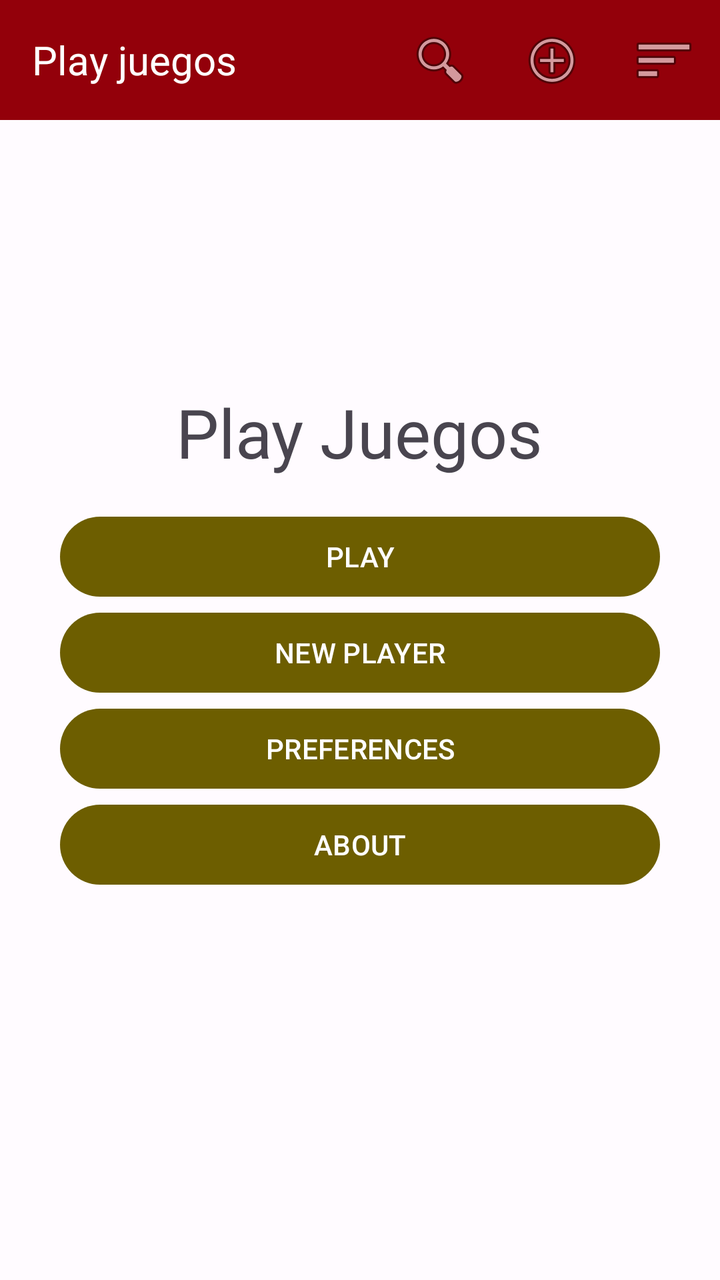
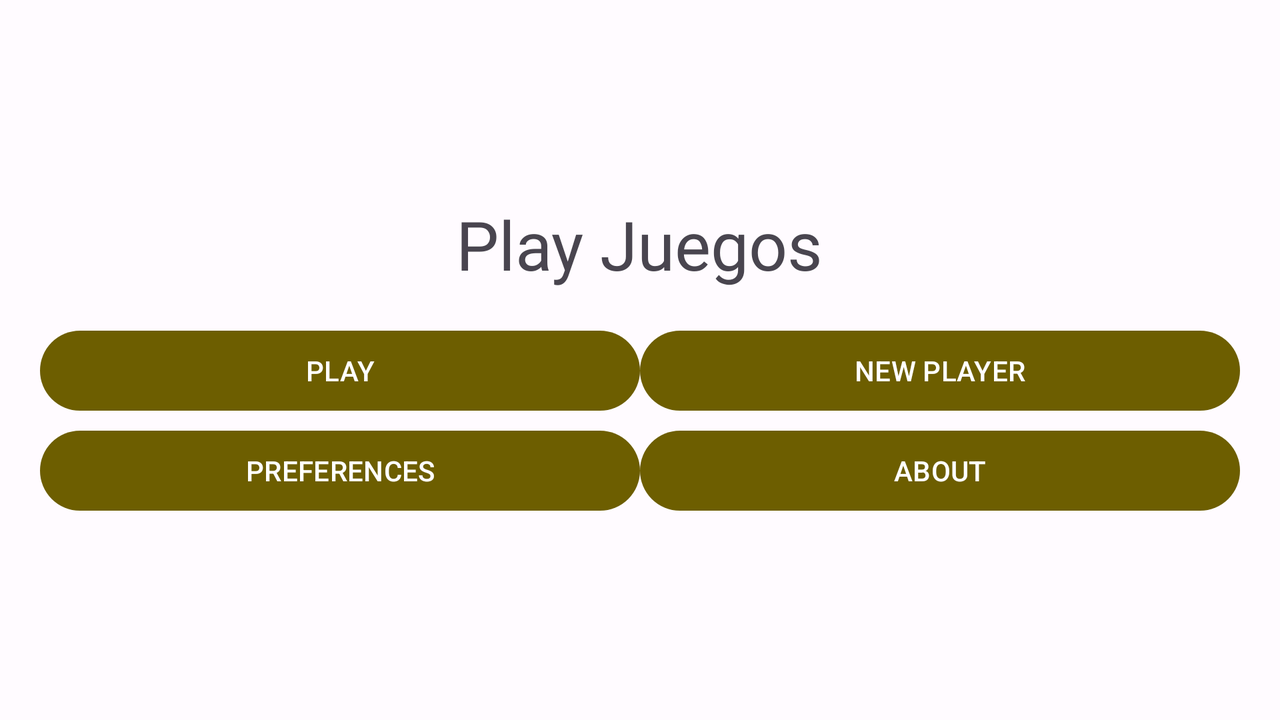

First picture: res/layout/ on a phone held upright. Second picture: the repository's own variant of that layout, on a device whose configuration matches the variant's folder. Source for both follows.
<!-- AndroidManifest.xml: application theme tema -->
<!-- res/layout/activity_main.xml -->
<?xml version="1.0" encoding="utf-8"?>
<androidx.constraintlayout.widget.ConstraintLayout
    xmlns:android="http://schemas.android.com/apk/res/android"
    xmlns:app="http://schemas.android.com/apk/res-auto"
    xmlns:tools="http://schemas.android.com/tools"
    android:layout_width="match_parent"
    android:layout_height="match_parent"
    tools:context=".MainActivity">

    <androidx.appcompat.widget.Toolbar
        android:id="@+id/toolbar"
        android:layout_width="0dp"
        android:layout_height="wrap_content"
        android:background="@color/md_theme_dark_errorContainer"
        android:minHeight="60dp"
        app:layout_constraintEnd_toEndOf="parent"
        app:layout_constraintStart_toStartOf="parent"
        app:layout_constraintTop_toTopOf="parent">

        <TextView
            android:layout_width="wrap_content"
            android:layout_height="wrap_content"
            android:text="Play juegos"
            android:textColor="#FFFFFF"
            android:textSize="20dp" />

        <ImageButton
            android:id="@+id/opciones"
            android:layout_width="wrap_content"
            android:layout_height="wrap_content"
            android:backgroundTint="#00FFFFFF"
            app:srcCompat="@android:drawable/ic_menu_sort_by_size"
            android:layout_gravity="end" />

        <ImageButton
            android:id="@+id/imageButton"
            android:layout_width="wrap_content"
            android:layout_height="wrap_content"
            android:backgroundTint="#00FFFFFF"
            app:srcCompat="@android:drawable/ic_menu_add"
            android:layout_gravity="end" />

        <ImageButton
            android:id="@+id/imageButton3"
            android:layout_width="wrap_content"
            android:layout_height="wrap_content"
            android:backgroundTint="#00FFFFFF"
            app:srcCompat="@android:drawable/ic_menu_search"
            android:layout_gravity="end" />

    </androidx.appcompat.widget.Toolbar>

    <LinearLayout
        android:layout_width="match_parent"
        android:layout_height="match_parent"
        android:orientation="vertical"
        android:gravity="center"
        >

        <TextView
            android:id="@+id/textView"
            android:layout_width="wrap_content"
            android:layout_height="61dp"
            android:fontFamily="@font/courgetteregular"
            android:text="Play Juegos"
            android:textSize="34sp"
            app:layout_constraintStart_toStartOf="parent"
            app:layout_constraintEnd_toEndOf="parent"
            app:layout_constraintTop_toBottomOf="@id/toolbar"
            />

        <com.google.android.material.button.MaterialButton
            android:id="@+id/play"
            android:layout_width="300dip"
            android:layout_height="wrap_content"
            android:text="PLAY"
            app:layout_constraintTop_toBottomOf="@id/textView"
            app:layout_constraintStart_toStartOf="parent"
            app:layout_constraintEnd_toEndOf="parent" />

        <com.google.android.material.button.MaterialButton
            android:id="@+id/newPlayer"
            android:layout_width="300dip"
            android:layout_height="wrap_content"
            android:text="NEW PLAYER"
            app:layout_constraintTop_toBottomOf="@id/play"
            app:layout_constraintStart_toStartOf="parent"
            app:layout_constraintEnd_toEndOf="parent" />

        <com.google.android.material.button.MaterialButton
            android:id="@+id/preferences"
            android:layout_width="300dip"
            android:layout_height="wrap_content"
            android:text="PREFERENCES"
            app:layout_constraintTop_toBottomOf="@id/newPlayer"
            app:layout_constraintStart_toStartOf="parent"
            app:layout_constraintEnd_toEndOf="parent" />

        <com.google.android.material.button.MaterialButton
            android:id="@+id/about"
            android:layout_width="300dip"
            android:layout_height="wrap_content"
            android:text="ABOUT"
            app:layout_constraintTop_toBottomOf="@id/preferences"
            app:layout_constraintStart_toStartOf="parent"
            app:layout_constraintEnd_toEndOf="parent" />

    </LinearLayout>


</androidx.constraintlayout.widget.ConstraintLayout>
<!-- resources referenced by this layout -->
<resources>
  <color name="md_theme_dark_errorContainer">#93000A</color>
  <style name="tema" parent="Theme.Material3.Light.NoActionBar">
          <item name="colorPrimary">@color/md_theme_light_primary</item>
          <item name="colorOnPrimary">@color/md_theme_light_onPrimary</item>
          <item name="colorPrimaryContainer">@color/md_theme_light_primaryContainer</item>
          <item name="colorOnPrimaryContainer">@color/md_theme_light_onPrimaryContainer</item>
          <item name="colorSecondary">@color/md_theme_light_secondary</item>
          <item name="colorOnSecondary">@color/md_theme_light_onSecondary</item>
          <item name="colorSecondaryContainer">@color/md_theme_light_secondaryContainer</item>
          <item name="colorOnSecondaryContainer">@color/md_theme_light_onSecondaryContainer</item>
          <item name="colorTertiary">@color/md_theme_light_tertiary</item>
          <item name="colorOnTertiary">@color/md_theme_light_onTertiary</item>
          <item name="colorTertiaryContainer">@color/md_theme_light_tertiaryContainer</item>
          <item name="colorOnTertiaryContainer">@color/md_theme_light_onTertiaryContainer</item>
          <item name="colorError">@color/md_theme_light_error</item>
          <item name="colorErrorContainer">@color/md_theme_light_errorContainer</item>
          <item name="colorOnError">@color/md_theme_light_onError</item>
          <item name="colorOnErrorContainer">@color/md_theme_light_onErrorContainer</item>
          <item name="android:colorBackground">@color/md_theme_light_background</item>
          <item name="colorOnBackground">@color/md_theme_light_onBackground</item>
          <item name="colorSurface">@color/md_theme_light_surface</item>
          <item name="colorOnSurface">@color/md_theme_light_onSurface</item>
          <item name="colorSurfaceVariant">@color/md_theme_light_surfaceVariant</item>
          <item name="colorOnSurfaceVariant">@color/md_theme_light_onSurfaceVariant</item>
          <item name="colorOutline">@color/md_theme_light_outline</item>
          <item name="colorOnSurfaceInverse">@color/md_theme_light_inverseOnSurface</item>
          <item name="colorSurfaceInverse">@color/md_theme_light_inverseSurface</item>
          <item name="colorPrimaryInverse">@color/md_theme_light_inversePrimary</item>
      </style>
  <color name="md_theme_light_primary">#6D5E00</color>
  <color name="md_theme_light_onPrimary">#FFFFFF</color>
  <color name="md_theme_light_primaryContainer">#FCE365</color>
  <color name="md_theme_light_onPrimaryContainer">#211B00</color>
  <color name="md_theme_light_secondary">#655E40</color>
  <color name="md_theme_light_onSecondary">#FFFFFF</color>
  <color name="md_theme_light_secondaryContainer">#EDE2BC</color>
  <color name="md_theme_light_onSecondaryContainer">#201C04</color>
  <color name="md_theme_light_tertiary">#42664F</color>
  <color name="md_theme_light_onTertiary">#FFFFFF</color>
  <color name="md_theme_light_tertiaryContainer">#C4ECCF</color>
  <color name="md_theme_light_onTertiaryContainer">#002110</color>
  <color name="md_theme_light_error">#BA1A1A</color>
  <color name="md_theme_light_errorContainer">#FFDAD6</color>
  <color name="md_theme_light_onError">#FFFFFF</color>
  <color name="md_theme_light_onErrorContainer">#410002</color>
  <color name="md_theme_light_background">#FFFBFF</color>
  <color name="md_theme_light_onBackground">#1D1B16</color>
  <color name="md_theme_light_surface">#FFFBFF</color>
  <color name="md_theme_light_onSurface">#1D1B16</color>
  <color name="md_theme_light_surfaceVariant">#E9E2D0</color>
  <color name="md_theme_light_onSurfaceVariant">#4A4739</color>
  <color name="md_theme_light_outline">#7C7768</color>
  <color name="md_theme_light_inverseOnSurface">#F6F0E7</color>
  <color name="md_theme_light_inverseSurface">#32302A</color>
  <color name="md_theme_light_inversePrimary">#DEC64C</color>
</resources>
<!-- res/layout-land/activity_main.xml (the repository's variant of the layout above) -->
<!-- drawn on the phone turned sideways -->
<?xml version="1.0" encoding="utf-8"?>
<LinearLayout xmlns:android="http://schemas.android.com/apk/res/android"
    xmlns:app="http://schemas.android.com/apk/res-auto"
    xmlns:tools="http://schemas.android.com/tools"
    android:layout_width="match_parent"
    android:orientation="vertical"
    android:layout_height="match_parent"
    tools:context=".MainActivity"
    android:gravity="center">

    <TextView
        android:id="@+id/textView"
        android:layout_width="wrap_content"
        android:layout_height="61dp"
        android:fontFamily="@font/courgetteregular"
        android:text="Play Juegos"
        android:textSize="34sp"
        app:layout_constraintBottom_toBottomOf="parent"
        app:layout_constraintEnd_toEndOf="parent"
        app:layout_constraintStart_toStartOf="parent"
        app:layout_constraintTop_toTopOf="parent" />

    <LinearLayout
        android:layout_width="match_parent"
        android:layout_height="50dp"
        android:orientation="horizontal"
        android:gravity="center">

        <Button
            android:id="@+id/button"
            android:layout_width="300dip"
            android:layout_height="wrap_content"
            android:text="PLAY" />

        <Button
            android:id="@+id/newPlayer"
            android:layout_width="300dip"
            android:layout_height="wrap_content"
            android:text="NEW PLAYER" />
    </LinearLayout>

    <LinearLayout
        android:layout_width="match_parent"
        android:layout_height="50dp"
        android:orientation="horizontal"
        android:gravity="center">

        <Button
            android:id="@+id/button3"
            android:layout_width="300dip"
            android:layout_height="wrap_content"
            android:text="PREFERENCES" />

        <Button
            android:id="@+id/button4"
            android:layout_width="300dip"
            android:layout_height="wrap_content"
            android:text="ABOUT" />
    </LinearLayout>

</LinearLayout>
<!-- resources referenced by the variant -->
<!-- as the phone turned sideways resolves them -->
<resources>
  <style name="tema" parent="Theme.Material3.Light.NoActionBar">
          <item name="colorPrimary">@color/md_theme_light_primary</item>
          <item name="colorOnPrimary">@color/md_theme_light_onPrimary</item>
          <item name="colorPrimaryContainer">@color/md_theme_light_primaryContainer</item>
          <item name="colorOnPrimaryContainer">@color/md_theme_light_onPrimaryContainer</item>
          <item name="colorSecondary">@color/md_theme_light_secondary</item>
          <item name="colorOnSecondary">@color/md_theme_light_onSecondary</item>
          <item name="colorSecondaryContainer">@color/md_theme_light_secondaryContainer</item>
          <item name="colorOnSecondaryContainer">@color/md_theme_light_onSecondaryContainer</item>
          <item name="colorTertiary">@color/md_theme_light_tertiary</item>
          <item name="colorOnTertiary">@color/md_theme_light_onTertiary</item>
          <item name="colorTertiaryContainer">@color/md_theme_light_tertiaryContainer</item>
          <item name="colorOnTertiaryContainer">@color/md_theme_light_onTertiaryContainer</item>
          <item name="colorError">@color/md_theme_light_error</item>
          <item name="colorErrorContainer">@color/md_theme_light_errorContainer</item>
          <item name="colorOnError">@color/md_theme_light_onError</item>
          <item name="colorOnErrorContainer">@color/md_theme_light_onErrorContainer</item>
          <item name="android:colorBackground">@color/md_theme_light_background</item>
          <item name="colorOnBackground">@color/md_theme_light_onBackground</item>
          <item name="colorSurface">@color/md_theme_light_surface</item>
          <item name="colorOnSurface">@color/md_theme_light_onSurface</item>
          <item name="colorSurfaceVariant">@color/md_theme_light_surfaceVariant</item>
          <item name="colorOnSurfaceVariant">@color/md_theme_light_onSurfaceVariant</item>
          <item name="colorOutline">@color/md_theme_light_outline</item>
          <item name="colorOnSurfaceInverse">@color/md_theme_light_inverseOnSurface</item>
          <item name="colorSurfaceInverse">@color/md_theme_light_inverseSurface</item>
          <item name="colorPrimaryInverse">@color/md_theme_light_inversePrimary</item>
      </style>
  <color name="md_theme_light_primary">#6D5E00</color>
  <color name="md_theme_light_onPrimary">#FFFFFF</color>
  <color name="md_theme_light_primaryContainer">#FCE365</color>
  <color name="md_theme_light_onPrimaryContainer">#211B00</color>
  <color name="md_theme_light_secondary">#655E40</color>
  <color name="md_theme_light_onSecondary">#FFFFFF</color>
  <color name="md_theme_light_secondaryContainer">#EDE2BC</color>
  <color name="md_theme_light_onSecondaryContainer">#201C04</color>
  <color name="md_theme_light_tertiary">#42664F</color>
  <color name="md_theme_light_onTertiary">#FFFFFF</color>
  <color name="md_theme_light_tertiaryContainer">#C4ECCF</color>
  <color name="md_theme_light_onTertiaryContainer">#002110</color>
  <color name="md_theme_light_error">#BA1A1A</color>
  <color name="md_theme_light_errorContainer">#FFDAD6</color>
  <color name="md_theme_light_onError">#FFFFFF</color>
  <color name="md_theme_light_onErrorContainer">#410002</color>
  <color name="md_theme_light_background">#FFFBFF</color>
  <color name="md_theme_light_onBackground">#1D1B16</color>
  <color name="md_theme_light_surface">#FFFBFF</color>
  <color name="md_theme_light_onSurface">#1D1B16</color>
  <color name="md_theme_light_surfaceVariant">#E9E2D0</color>
  <color name="md_theme_light_onSurfaceVariant">#4A4739</color>
  <color name="md_theme_light_outline">#7C7768</color>
  <color name="md_theme_light_inverseOnSurface">#F6F0E7</color>
  <color name="md_theme_light_inverseSurface">#32302A</color>
  <color name="md_theme_light_inversePrimary">#DEC64C</color>
</resources>
